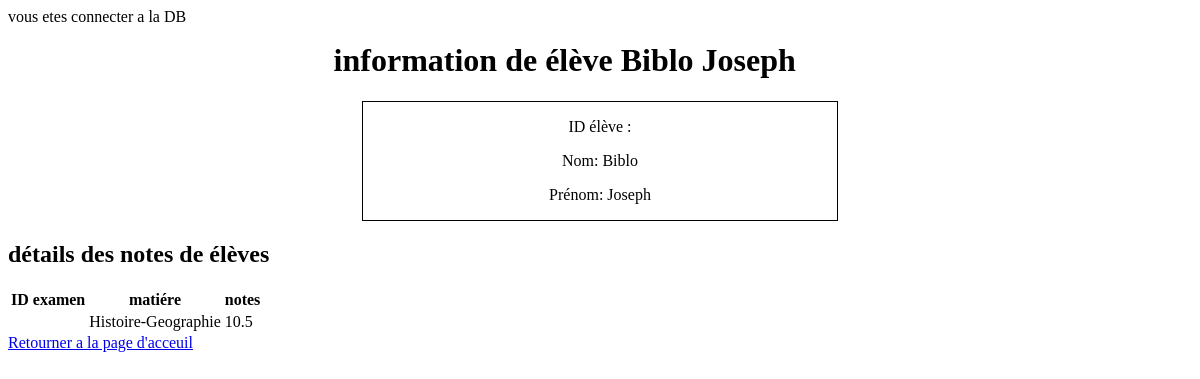
The app's page /detail_eleve.php?id=1 with its own data.
### tables this page shows
CREATE TABLE `etudiants` (
  `id_etudiant` int(3) NOT NULL,
  `prenom` varchar(128) NOT NULL,
  `nom` varchar(128) NOT NULL
);

CREATE TABLE `examens` (
  `id` int(3) NOT NULL,
  `id_examen` int(3) NOT NULL,
  `id_etudiant` int(3) NOT NULL,
  `matiere` varchar(128) NOT NULL,
  `note` float NOT NULL
);

### detail_eleve.php (the view, shortened to what this page needs)
<?php
if(isset($_GET) && !empty($_GET['id'])){
    require_once "connect.php";
 $id = strip_tags($_GET['id']);
    $sql= "SELECT   prenom,nom, examens.matiere, examens.note, examens.id_examen FROM etudiants INNER JOIN examens ON etudiants.id_etudiant = examens.id_etudiant WHERE etudiants.id_etudiant = :id;";
    $query = $db->prepare(($sql));
     $query->bindValue(':id' ,$id, PDO::PARAM_INT);
     $query->execute();
     $resultEleve = $query->fetch();
}else{
    $_SESSION['erreur'] = "URL invalide";
    header('Location: index.php');
}
?>
<!DOCTYPE html>
<html lang="fr">
<head>
    <link rel="stylesheet" href="./style.css">
</head>
<body>
    <main>
        <h1>information de élève <?= $resultEleve['nom']." ". $resultEleve['prenom'] ?></h1>
        <div class="detail-eleve-container">
 <section class="detail-section">
        <p>ID élève : <?php  $resultEleve['id'] ?> </p>
                <p>Nom: <?= $resultEleve['nom'] ?> </p>
                <p>Prénom: <?= $resultEleve['prenom'] ?> </p>
        </section>
        </div>
        <div class="global-note-container">
            <h2>détails des notes de élèves</h2>
            <section id ="details-notes-section">
                <table class ="details-notes-table">
                    <thead class ="details-notes-thead">
                        <th class ="details-notes">ID examen</th>
                        <th class ="details-notes" >matiére</th>
                        <th class ="details-notes">notes</th>
                    </thead>
                            <tr>
                              <td class ="details-notes">
                                    </td>
                        <td class ="details-notes"><?= $resultEleve['matiere']?></td>
                        <td class ="details-notes" ><?= $resultEleve['note']?></td>
                        </tr>
                </table>
            </section>
        </div>
        <div class="back-to-index-container">
            <a href="./index.php">Retourner a la page d'acceuil</a>
        </div>
    </main>
</body>
</html>

### style.css (style rules this page uses)
h1 { width: 45%; height: 5%; margin: 0 auto; }
.detail-eleve-container { width: 40%; height: auto; margin: 0 auto; border: 1px solid black; margin-top: 20px; text-align: center; }

### records on screen
etudiants: nom "Biblo", prenom "Joseph"
examens: matiere "Histoire-Geographie", note "10.5"
